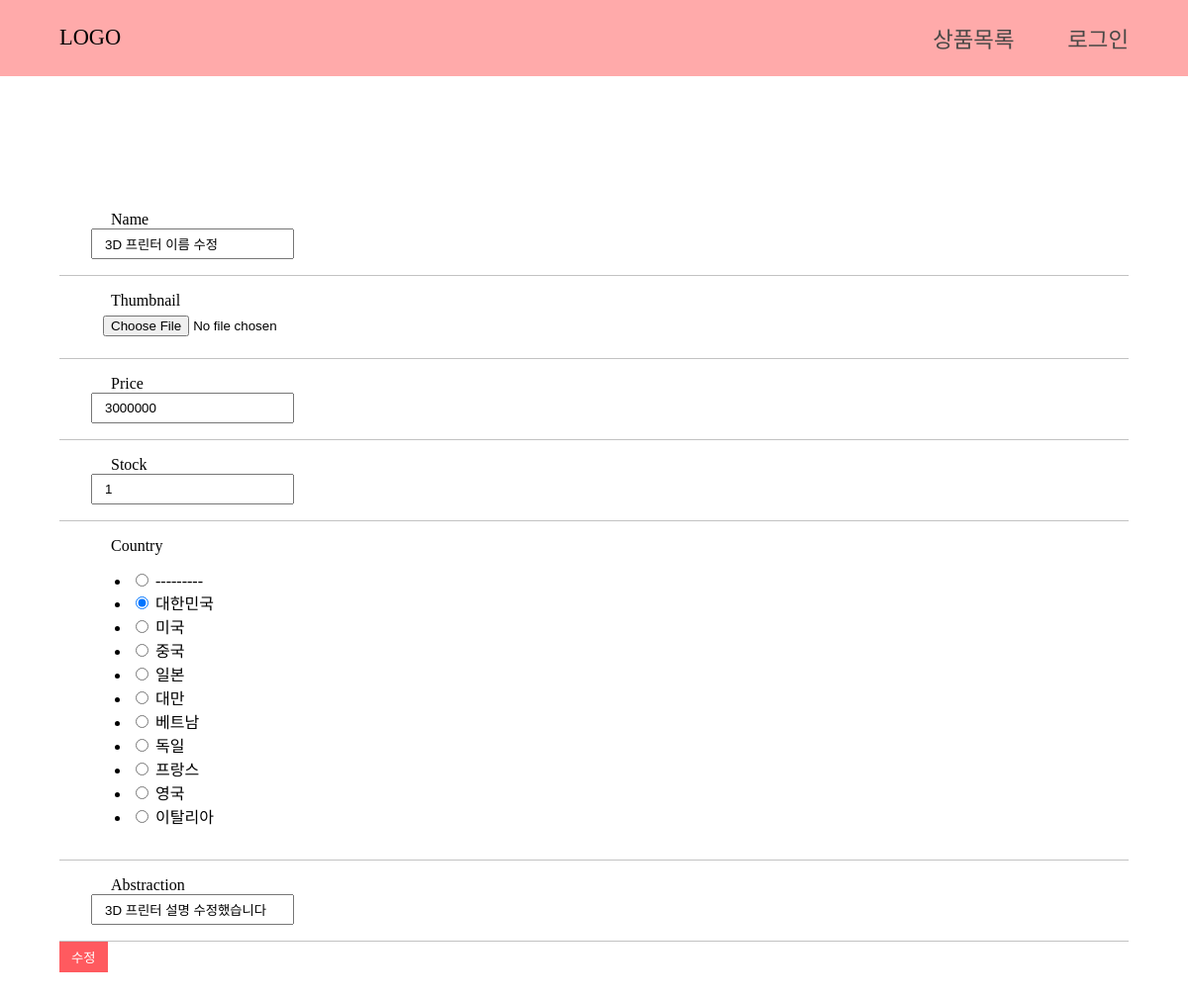
/list_edit/4/, run on the app's committed database.
### product/models.py (models this page shows)
class Product(models.Model):
	Name = models.CharField(max_length=50)
	Thumbnail = models.FileField(upload_to='product')
	Price = models.IntegerField()
	Stock = models.IntegerField(null=True)
	Country = models.CharField(max_length=3,choices=COUNTRY_CHOICE)
	Abstraction = models.CharField(max_length=500, null=True, blank=True)

### product/views.py (the view)
# urls.py: url(r'^list_edit/(?P<product_id>\d+)/$', product_view.editProduct),
def editProduct(request, product_id):
    product_info = None
    try:
        product_info = get_object_or_404(Product,pk=product_id)
    except:
        product_info = None
    form = ProductForm(data=request.POST or None, files=request.FILES or None ,instance=product_info)
    if request.method == "POST":
        if form.is_valid():
            form.save()
            return HttpResponseRedirect('/list_edit/')
    return render(request, 'product_edit.html', {'form':form})

### product/forms.py
class ProductForm(forms.ModelForm):
    class Meta:
        model = models.Product
        exclude = ['Id']
        widgets = {
            'Name': forms.TextInput(),
            'Thumbnail': forms.FileInput(),
            'Price': forms.TextInput(),
            'Stock': forms.TextInput(),
            'Country': forms.RadioSelect(),
            'Abstract': forms.TextInput()
        }

### templates/product_edit.html (shortened to what this page needs)
{% extends "base.html" %}
{% load staticfiles %}
{% block head %}
<link rel="stylesheet" type="text/css" href="{% static "css/list.css" %}" />
<link rel="stylesheet" type="text/css" href="{% static "css/form.css" %}" />
{% endblock %}
{% block contents %}
<div class="container list-container">
    <form method="POST" enctype="multipart/form-data">
        {% for field in form %}
            <div class="list-product">
                <div class="list-info">
                        <div class="list-info">
                            {{ field.label }}
                        </div>
                            {{ field }}
                </div>
            </div>
        {% endfor %}
        <button type="submit">수정</button>
    </form>
</div>
{% endblock %}

### static/css/base.css (style rules this page uses)
body { margin:0; }
.container { width:1080px; margin:0 auto; }

### static/css/list.css (style rules this page uses)
.list-container { padding:120px 0; }
.list-product { display: flex; justify-content: space-between; padding:16px 12px; border-bottom:1px solid #c2c2c2; }
.list-info { flex:1; padding-left:20px; }

### static/css/form.css (style rules this page uses)
input, button { padding:6px 12px; }
button { background-color:#ff5a5f; border:none; outline:none; color:#fff; }

### data on the page
Product: form "3D 프린터 이름 수정" "3000000" "1" "☐ --------- ☑ 대한민국 ☐ 미국 ☐ 중국 ☐ 일본 ☐ 대만 ☐ 베트남 ☐ 독일 ☐ 프랑스 ☐ 영국 ☐ 이탈리아" "3D 프린터 설명 수정했습니다"

### other printed values
{{ field.label }} "Name" "Thumbnail" "Price" "Stock" "Country" "Abstraction"
